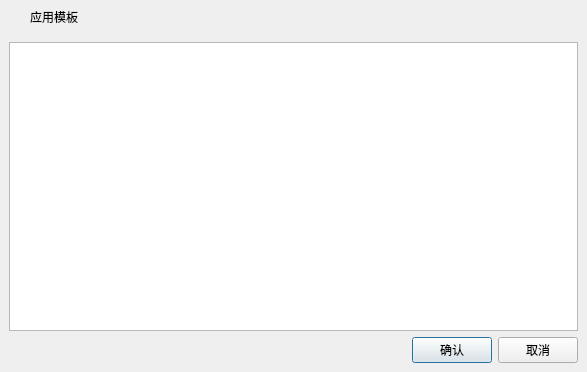
<?xml version="1.0" encoding="UTF-8"?>
<ui version="4.0">
 <class>FrmUseModule</class>
 <widget class="QDialog" name="FrmUseModule">
  <property name="geometry">
   <rect>
    <x>0</x>
    <y>0</y>
    <width>587</width>
    <height>372</height>
   </rect>
  </property>
  <property name="windowTitle">
   <string>应用模板</string>
  </property>
  <layout class="QGridLayout" name="gridLayout">
   <property name="leftMargin">
    <number>0</number>
   </property>
   <property name="topMargin">
    <number>0</number>
   </property>
   <property name="rightMargin">
    <number>0</number>
   </property>
   <property name="bottomMargin">
    <number>0</number>
   </property>
   <property name="spacing">
    <number>0</number>
   </property>
   <item row="0" column="0">
    <widget class="QWidget" name="widget_title" native="true">
     <property name="sizePolicy">
      <sizepolicy hsizetype="Preferred" vsizetype="Fixed">
       <horstretch>0</horstretch>
       <verstretch>0</verstretch>
      </sizepolicy>
     </property>
     <property name="minimumSize">
      <size>
       <width>100</width>
       <height>33</height>
      </size>
     </property>
     <layout class="QHBoxLayout" name="horizontalLayout_2">
      <property name="spacing">
       <number>0</number>
      </property>
      <property name="leftMargin">
       <number>0</number>
      </property>
      <property name="topMargin">
       <number>0</number>
      </property>
      <property name="rightMargin">
       <number>0</number>
      </property>
      <property name="bottomMargin">
       <number>0</number>
      </property>
      <item>
       <widget class="QLabel" name="lab_Ico">
        <property name="sizePolicy">
         <sizepolicy hsizetype="Minimum" vsizetype="Preferred">
          <horstretch>0</horstretch>
          <verstretch>0</verstretch>
         </sizepolicy>
        </property>
        <property name="minimumSize">
         <size>
          <width>30</width>
          <height>0</height>
         </size>
        </property>
        <property name="text">
         <string/>
        </property>
        <property name="alignment">
         <set>Qt::AlignCenter</set>
        </property>
       </widget>
      </item>
      <item>
       <widget class="QLabel" name="lab_Title">
        <property name="sizePolicy">
         <sizepolicy hsizetype="Expanding" vsizetype="Preferred">
          <horstretch>0</horstretch>
          <verstretch>0</verstretch>
         </sizepolicy>
        </property>
        <property name="styleSheet">
         <string notr="true">font: 10pt &quot;微软雅黑&quot;;</string>
        </property>
        <property name="text">
         <string>应用模板</string>
        </property>
        <property name="alignment">
         <set>Qt::AlignLeading|Qt::AlignLeft|Qt::AlignVCenter</set>
        </property>
       </widget>
      </item>
      <item>
       <widget class="QWidget" name="widget_menu" native="true">
        <property name="sizePolicy">
         <sizepolicy hsizetype="Minimum" vsizetype="Preferred">
          <horstretch>0</horstretch>
          <verstretch>0</verstretch>
         </sizepolicy>
        </property>
        <layout class="QHBoxLayout" name="horizontalLayout">
         <property name="spacing">
          <number>0</number>
         </property>
         <property name="leftMargin">
          <number>0</number>
         </property>
         <property name="topMargin">
          <number>0</number>
         </property>
         <property name="rightMargin">
          <number>0</number>
         </property>
         <property name="bottomMargin">
          <number>0</number>
         </property>
         <item>
          <widget class="QPushButton" name="btnMenu">
           <property name="enabled">
            <bool>false</bool>
           </property>
           <property name="sizePolicy">
            <sizepolicy hsizetype="Minimum" vsizetype="Expanding">
             <horstretch>0</horstretch>
             <verstretch>0</verstretch>
            </sizepolicy>
           </property>
           <property name="minimumSize">
            <size>
             <width>31</width>
             <height>0</height>
            </size>
           </property>
           <property name="cursor">
            <cursorShape>ArrowCursor</cursorShape>
           </property>
           <property name="focusPolicy">
            <enum>Qt::NoFocus</enum>
           </property>
           <property name="toolTip">
            <string/>
           </property>
           <property name="text">
            <string/>
           </property>
           <property name="flat">
            <bool>true</bool>
           </property>
          </widget>
         </item>
         <item>
          <widget class="QPushButton" name="btnMenu_Max">
           <property name="enabled">
            <bool>false</bool>
           </property>
           <property name="sizePolicy">
            <sizepolicy hsizetype="Minimum" vsizetype="Expanding">
             <horstretch>0</horstretch>
             <verstretch>0</verstretch>
            </sizepolicy>
           </property>
           <property name="minimumSize">
            <size>
             <width>31</width>
             <height>0</height>
            </size>
           </property>
           <property name="cursor">
            <cursorShape>ArrowCursor</cursorShape>
           </property>
           <property name="focusPolicy">
            <enum>Qt::NoFocus</enum>
           </property>
           <property name="toolTip">
            <string/>
           </property>
           <property name="text">
            <string/>
           </property>
           <property name="flat">
            <bool>true</bool>
           </property>
          </widget>
         </item>
         <item>
          <widget class="QPushButton" name="btnMenu_Min">
           <property name="sizePolicy">
            <sizepolicy hsizetype="Minimum" vsizetype="Expanding">
             <horstretch>0</horstretch>
             <verstretch>0</verstretch>
            </sizepolicy>
           </property>
           <property name="minimumSize">
            <size>
             <width>31</width>
             <height>0</height>
            </size>
           </property>
           <property name="cursor">
            <cursorShape>ArrowCursor</cursorShape>
           </property>
           <property name="focusPolicy">
            <enum>Qt::NoFocus</enum>
           </property>
           <property name="toolTip">
            <string>最小化</string>
           </property>
           <property name="text">
            <string/>
           </property>
           <property name="flat">
            <bool>true</bool>
           </property>
          </widget>
         </item>
         <item>
          <widget class="QPushButton" name="btnMenu_Close">
           <property name="sizePolicy">
            <sizepolicy hsizetype="Minimum" vsizetype="Expanding">
             <horstretch>0</horstretch>
             <verstretch>0</verstretch>
            </sizepolicy>
           </property>
           <property name="minimumSize">
            <size>
             <width>40</width>
             <height>0</height>
            </size>
           </property>
           <property name="cursor">
            <cursorShape>ArrowCursor</cursorShape>
           </property>
           <property name="focusPolicy">
            <enum>Qt::NoFocus</enum>
           </property>
           <property name="toolTip">
            <string>关闭</string>
           </property>
           <property name="text">
            <string/>
           </property>
           <property name="flat">
            <bool>true</bool>
           </property>
          </widget>
         </item>
        </layout>
       </widget>
      </item>
     </layout>
    </widget>
   </item>
   <item row="1" column="0">
    <widget class="QWidget" name="widget_main" native="true">
     <property name="styleSheet">
      <string notr="true">font: 10pt &quot;微软雅黑&quot;;</string>
     </property>
     <layout class="QGridLayout" name="gridLayout_2">
      <item row="1" column="0">
       <layout class="QHBoxLayout" name="horizontalLayout_3">
        <item>
         <spacer name="horizontalSpacer">
          <property name="orientation">
           <enum>Qt::Horizontal</enum>
          </property>
          <property name="sizeHint" stdset="0">
           <size>
            <width>40</width>
            <height>20</height>
           </size>
          </property>
         </spacer>
        </item>
        <item>
         <widget class="QPushButton" name="btnOK">
          <property name="text">
           <string>确认</string>
          </property>
          <property name="icon">
           <iconset resource="rc.qrc">
            <normaloff>:/image/btn_ok.png</normaloff>:/image/btn_ok.png</iconset>
          </property>
         </widget>
        </item>
        <item>
         <widget class="QPushButton" name="btnCancel">
          <property name="text">
           <string>取消</string>
          </property>
          <property name="icon">
           <iconset resource="rc.qrc">
            <normaloff>:/image/close.png</normaloff>:/image/close.png</iconset>
          </property>
         </widget>
        </item>
       </layout>
      </item>
      <item row="0" column="0">
       <widget class="QTableView" name="tableView">
        <property name="styleSheet">
         <string notr="true">border: 1px solid #B8B8B8;</string>
        </property>
       </widget>
      </item>
     </layout>
    </widget>
   </item>
  </layout>
 </widget>
 <resources>
  <include location="rc.qrc"/>
 </resources>
 <connections/>
</ui>
